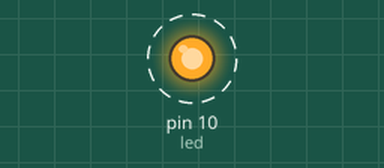
Simulated run of this sketch. Board: Arduino Uno, built with avr-gcc and run on an emulated ATmega328P. Shown: output pins drawn as LEDs (lit = HIGH). Dashed ring = blinking.

Above: at 0.5 s.
Timing chart, 0 to 3.5 s (numbered marks = the images above):
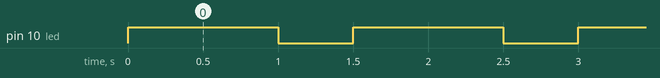

Measured:
- by itself, pin 10 (led): alternates HIGH for 1.0 s and LOW for 0.50 s

The sketch:

blinkLED_2_Kevin_Cobbs.ino
```cpp
//_______________________________________
//Arduino Sketch for blinking an LED
//_______________________________________
//defining variables
const int led=10; // constant referring to pin 10
// set up block
void setup()
{
pinMode(led, OUTPUT);
}
//recuring block

void loop()
{
digitalWrite(led, HIGH);
delay(1000); //delay 1000 milliseconds
digitalWrite(led,LOW);
delay(500); //delay 500 milliseconds
}
```
